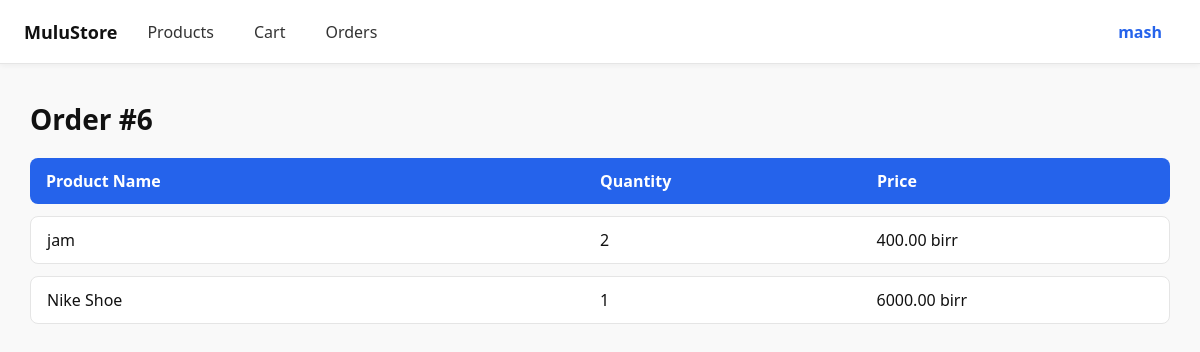
Page /order/6/items/ (signed in) on the committed database.
### commerce/models.py (models this page shows, shortened)
class CustomUser(AbstractUser):
    phone_number = PhoneNumberField(unique=True)

class Order(models.Model):
    STATUS_OPTIONS = [
        ("pending","Pending"),
        ("processing", "Processing"),
        ("shipped", "Shipped"),
        ("delivered", "Delivered"),
        ("cancelled", "Cancelled"),
    ]
    user = models.ForeignKey(settings.AUTH_USER_MODEL, on_delete=models.CASCADE, related_name="orders")
    total_price = models.DecimalField(max_digits=10, decimal_places=2, default=0.00)
    status = models.CharField(max_length=20, choices=STATUS_OPTIONS, default="pending")
    created_at = models.DateTimeField(auto_now_add=True)
    updated_at = models.DateTimeField(auto_now=True)

class OrderItem(models.Model):
    order = models.ForeignKey(Order, on_delete=models.CASCADE, related_name="order_items")
    product = models.ForeignKey(Product, on_delete=models.CASCADE, related_name="order_items_product")
    quantity = models.PositiveIntegerField(default=1)
    price = models.DecimalField(max_digits=10, decimal_places=2, default=0.00)

class Product(models.Model):
    user = models.ForeignKey(settings.AUTH_USER_MODEL, on_delete=models.CASCADE, related_name="products")
    name = models.CharField(max_length=100)
    description = models.TextField(blank=True)
    price = models.DecimalField(max_digits=10, decimal_places=2, default=0.00)
    category = models.CharField(max_length=100)
    stock_quantity = models.PositiveIntegerField(default=1)
    created_at = models.DateTimeField(auto_now_add=True)
    updated_at = models.DateTimeField(auto_now=True)
    image = models.ImageField(upload_to="product_images/", blank=True, null=True)

### commerce/views.py (the view)
# urls.py: path("order/<int:order_id>/items/", ViewOrderItems.as_view(), name="order_items"),
class ViewOrderItems(LoginRequiredMixin, View):
    def get(self, request, order_id):
        order = get_object_or_404(Order, id=order_id, user=request.user)
        order_items = OrderItem.objects.filter(order=order)
        return render(request, "order_items.html", {"order_items": order_items, "order": order})

### commerce/templates/order_items.html (shortened to what this page needs)
{% extends "base.html" %}
{% load static %}
{% block content %}
<link rel="stylesheet" href="{% static 'css/order_items.css' %}">
{% if order %}
<h2 class="page-title">Order #{{ order.id }}</h2>
<div class="order-items-container">
    <div class="order-items-header">
        <div class="header-item">Product Name</div>
        <div class="header-item">Quantity</div>
        <div class="header-item">Price</div>
    </div>
    {% for item in order_items %}
    <div class="order-item-row">
        <div class="row-item">{{ item.product.name }}</div>
        <div class="row-item">{{ item.quantity }}</div>
        <div class="row-item">{{ item.price }} birr</div>
    </div>
    {% endfor %}
</div>
{% else %}
<p class="empty-order">No items found in this order.</p>
{% endif %}
{% endblock %}

### commerce/templates/base.html (shortened to what this page needs)
{% load static %}
<!DOCTYPE html>
<html lang="en">
  <head>
    <link rel="stylesheet" href="{% static 'css/base.css' %}" />
  </head>
  <body>
    <nav class="navbar">
      <div class="nav-left">
        {% if user.is_staff %}
        <span class="brand admin">ADMIN</span>
        {% else %}
        <span class="brand">MuluStore</span>
        {% endif %}
        <a href="{% url 'dashboard' %}" class="nav-link">Products</a>
        {% if user.is_authenticated %}
        <a href="{% url 'view_cart' %}" class="nav-link">Cart</a>
        <a href="{% url 'order_list' %}" class="nav-link">Orders</a>
        {% else %}
        <a href="{% url 'login' %}" class="nav-link">Cart</a>
        <a href="{% url 'login' %}" class="nav-link">Orders</a>
        {% endif %}
      </div>
      <div class="nav-right">
        <a href="{% url 'profile' %}" class="user-link">
          {% if user.is_authenticated %}
          {{ user.username }}
          {% else %}
          <a href="{% url 'login' %}" class="user-link">Login</a>
          {% endif %}
        </a>
      </div>
    </nav>
    <main class="content">{% block content %}{% endblock %}</main>
  </body>
</html>

### static/css/base.css (style rules this page uses)
* { margin: 0; padding: 0; box-sizing: border-box; font-family: "Segoe UI", Roboto, Helvetica, Arial, sans-serif; }
body { background-color: #f9f9f9; color: #111; }
.navbar { position: fixed; top: 0; left: 0; width: 100%; height: 64px; background: #fff; border-bottom: 1px solid #e5e5e5; display: flex; justify-content: space-between; align-items: center; padding: 0 24px; z-index: 1000; box-shadow: 0 2px 6px rgba(0,0,0,0.05); }
.nav-left { display: flex; align-items: center; gap: 20px; }
.brand { font-size: 18px; font-weight: 700; color: #111; }
.nav-link { text-decoration: none; color: #333; font-weight: 500; padding: 6px 10px; border-radius: 6px; transition: all 0.2s ease; }
.user-link { text-decoration: none; color: #2563eb; font-weight: 600; padding: 8px 14px; border-radius: 20px; }
.content { max-width: 1200px; margin: auto; padding: 100px 30px 30px; }

### static/css/order_items.css (style rules this page uses)
.page-title { font-size: 28px; font-weight: 700; color: #111; margin-bottom: 20px; }
.order-items-container { display: flex; flex-direction: column; gap: 12px; }
.order-items-header { display: grid; grid-template-columns: 2fr 1fr 1fr; background-color: #2563eb; color: #fff; padding: 12px 16px; border-radius: 8px; font-weight: 600; }
.header-item { font-size: 16px; }
.order-item-row { display: grid; grid-template-columns: 2fr 1fr 1fr; background-color: #fff; border: 1px solid #e5e5e5; border-radius: 8px; padding: 12px 16px; align-items: center; transition: transform 0.2s ease, box-shadow 0.2s ease; }
.row-item { font-size: 16px; color: #111; }

### rows in the picture
CustomUser: username "mash"
Order: id "6"
OrderItem: product.name "jam", quantity "2", price "400.00"
OrderItem: product.name "Nike Shoe", quantity "1", price "6000.00"
